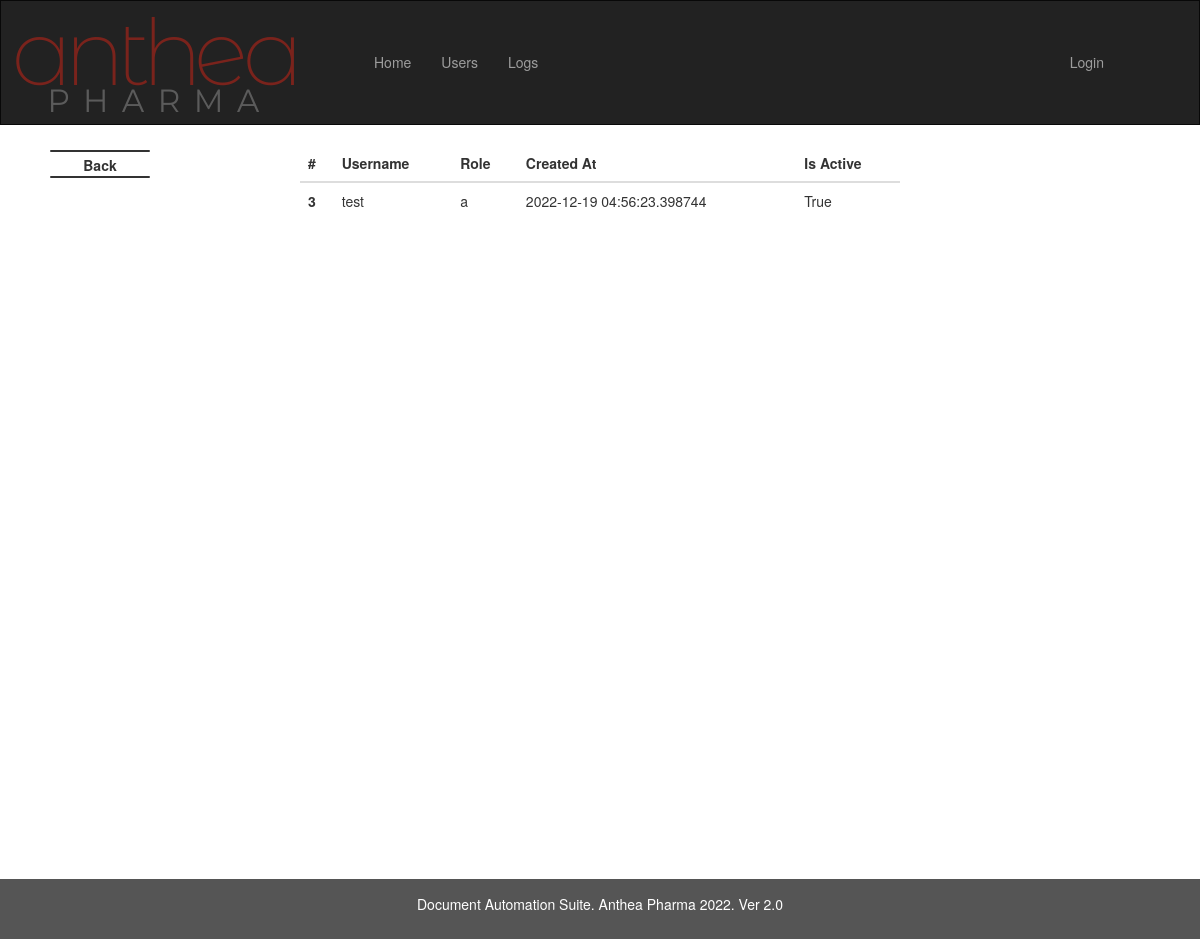
Page /data/3 on the earlier database version.
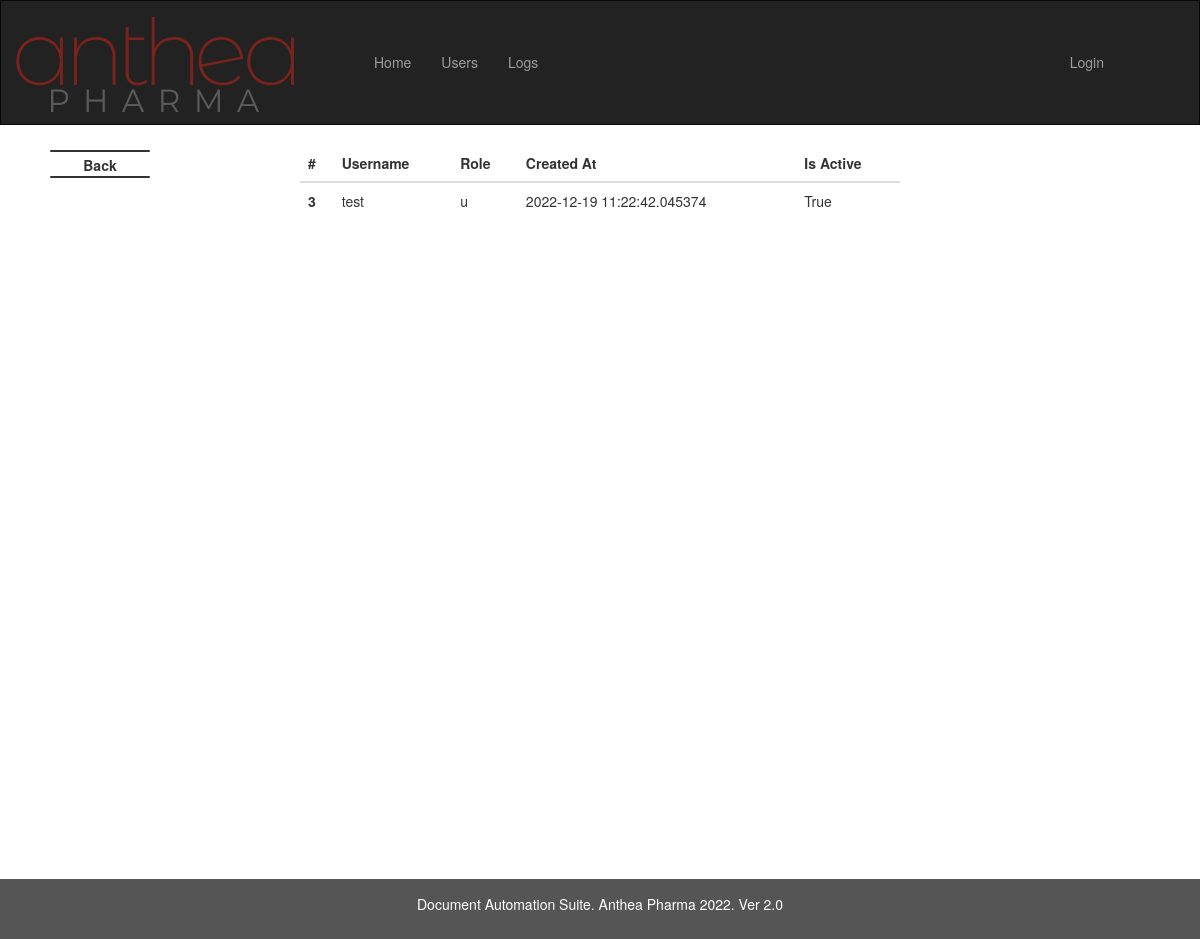
Same page on the later database version.
### imp_calc/models.py (models this page shows, shortened)
class User(db.Model, UserMixin):
    id = db.Column(db.Integer(),primary_key = True)
    is_activate = db.Column(db.Boolean, default=True)
    username = db.Column(db.String(length=12),nullable = False, unique = True)
    role = db.Column(db.String(length=1),nullable=False)
    password_hash = db.Column(db.String(length=60),nullable = False)
    created_at = db.Column(db.DateTime, nullable = False, default= datetime.utcnow)
    logs = relationship("Logs", backref="UserLogs")
    @property
    def is_active(self):
        return self.is_activate
    @property
    def password(self):
        return self.password

### imp_calc/routes.py (the view)
@app.route('/data/<int:user_id>')
def RetrieveSingleEmployee(user_id):
    user = User.query.filter_by(id=user_id).first()
    if user:
        return render_template('data.html', user = user)
    return f"User with id ={id} Doenst exist"

### imp_calc/templates/data.html
{% extends 'admin.html' %}
{% block main %}
<table class="table">
  <thead>
    <tr>
      <th scope="col">#</th>
      <th scope="col">Username</th>
      <th scope="col">Role</th>
      <th scope="col">Created At</th>
      <th scope="col">Is Active</th>
	</tr>
  </thead>
  <tbody>
    <tr>
      <th scope="row">{{user.id}}</th>
      <td>{{user.username}}</td>
      <td>{{user.role}}</td>
      <td>{{user.created_at}}</td>
      <td>{{user.is_active}}</td>
    </tr>
  </tbody>
</table>
<br>
<br>
<br>
<br>
<br>
<br>
<br>
<br>
<br>
<br>
<br>
<br>
<br>
<br>
<br>
<br>
<br>
<br>
<br>
<br>
<br>
<br>
<br>
<br>
<br>
<br>
<br>
<br>
<br>
<br>
<br>
<br>
{% endblock %}

### imp_calc/templates/admin.html (shortened to what this page needs)
{% extends 'base.html' %}
{% block nav %}
<div class="container-fluid">
  <div class="navbar-header">
    <a class="navbar-brand" href="/"><img src="{{ url_for('static', filename='img/logo.png') }}"></a>
  </div>
  <div class="collapse navbar-collapse" id="myNavbar">
    <ul class="nav navbar-nav">
      <li class="nav-item"><a href="/">Home</a></li>
      {% if current_user.role !='u' %}
      <li class="nav-item"><a href="{{ url_for('RetrieveDataList') }}">Users</a></li>
      {% endif %}
      <li class="nav-item"><a href="{{ url_for('RetrieveLogsList') }}">Logs</a></li>
   </ul>
    <ul class="nav navbar-nav navbar-right">
      {% if current_user.is_authenticated %}
      <li class="nav-item"><a href="{{ url_for('logout_page') }}">Logout</a></li>
      {% else %}
      <li class="nav-item"><a href="/">Login</a></li>
      {% endif %}
    </ul>
  </div>
</div>
<div class="backBtn">
      <span class="line tLine"></span>
      <span onclick="window.history.go(-1)" class="label" style="
  position: absolute;
  left: 0px;
  top: 5px;
  width: 100%;
  text-align: center;
  transition: all 0.4s ease;
  font-size: 1em;
  color: #333;
">Back</span>
      <span class="line bLine"></span>
  </div>
{% endblock %}

### imp_calc/templates/base.html (shortened to what this page needs)
<!DOCTYPE html>
<html lang="en">
<head>
  <link rel="stylesheet" href="https://maxcdn.bootstrapcdn.com/bootstrap/3.4.1/css/bootstrap.min.css">
  <link rel="stylesheet" href="{{ url_for('static', filename='css/admin.css') }}">
  <link rel="stylesheet" href="{{ url_for('static', filename='css/back.css') }}">
  <link rel="stylesheet" href="https://code.jquery.com/ui/1.13.1/themes/base/jquery-ui.css">
</head>
<body>
  <nav class="navbar navbar-inverse">
      {% block nav %}{% endblock %}
  </nav>
  <main>
    {% block main %}{% endblock %}
  </main>
  <footer class="container-fluid text-center fixed-bottom">
    <p>Document Automation Suite. Anthea Pharma 2022. Ver 2.0 </p>
  </footer>
</body>

### imp_calc/static/css/back.css (style rules this page uses)
div.backBtn { width: 100px; left: 50px; top: 150px; background-color: #f4f4f4; transition: all 0.4s ease; position: fixed; cursor: pointer; }
span.line { bottom: auto; right: auto; top: auto; left: auto; background-color: #333; border-radius: 10px; width: 100%; left: 0px; height: 2px; display: block; position: absolute; transition: width 0.2s ease 0.1s, left 0.2s ease, transform 0.2s ease 0.3s, background-color 0.2s ease; }
span.tLine { top: 0px; }
span.bLine { top: 26px; }

### imp_calc/templates/base.html (style rules this page uses)
.navbar { margin-bottom: 0; border-radius: 0; }
.table { display: table; margin: auto; width: 50%; margin-top: 20px; margin-bottom: 20px; }
footer { background-color: #555; color: white; padding: 15px; }
.navbar { min-height: 125px; }
.navbar-nav { margin: 35.5px 50px; }

Differences in the rows shown:
changed User "test": role "a" → "u"; created_at "2022-12-19 04:56:23.398744" → "2022-12-19 11:22:42.045374"
